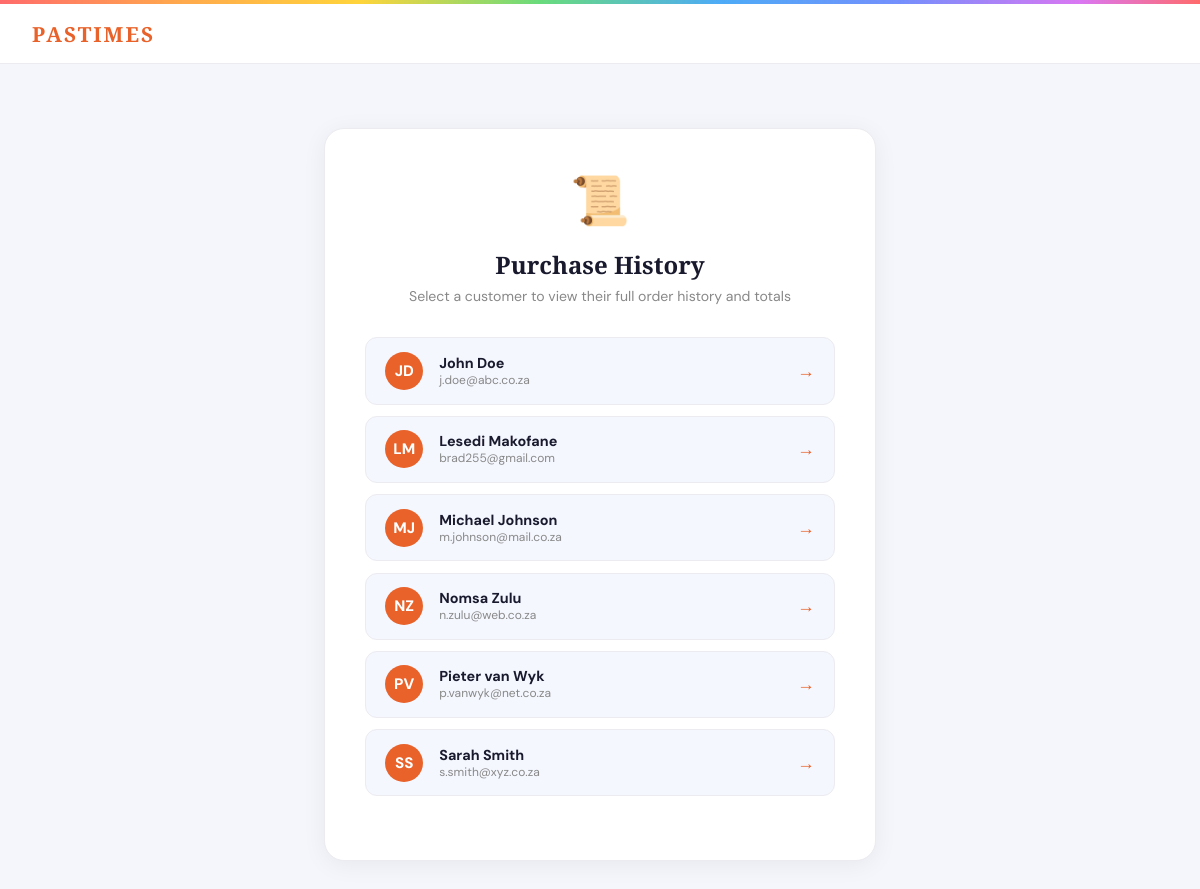
Screenshot of /purchase_history.php (signed in) with the database file from the repository.
### tables this page shows
CREATE TABLE `tbluser` (
  `UserID` int(11) NOT NULL,
  `FirstName` varchar(80) NOT NULL,
  `LastName` varchar(80) NOT NULL,
  `Email` varchar(150) NOT NULL,
  `UserPass` varchar(255) NOT NULL,
  `Phone` varchar(20) DEFAULT NULL,
  `Address` text DEFAULT NULL,
  `Status` enum('pending','active','suspended') DEFAULT 'pending',
  `RegisteredAt` datetime DEFAULT current_timestamp()
);

### purchase_history.php (the view, shortened to what this page needs)
<?php
$conn = getDBConnection();
$userID = isset($_GET['user_id']) ? (int)$_GET['user_id'] : 0;
$allUsersResult = $conn->query("SELECT UserID, FirstName, LastName, Email FROM tblUser ORDER BY FirstName, LastName");
$allUsers = [];
while ($u = $allUsersResult->fetch_assoc()) $allUsers[] = $u;
if ($userID === 0) {
    ?><!DOCTYPE html>
    <html lang="en">
    <head>
    </head>
    <body>
    <nav><a class="nav-brand" href="admin_dashboard.php">Pastimes</a></nav>
    <div class="page">
        <div class="card">
            <div class="card-icon">📜</div>
            <div class="card-title">Purchase History</div>
            <div class="card-sub">Select a customer to view their full order history and totals</div>
            <div class="user-list">
                <?php foreach ($allUsers as $u):
                    $initials = strtoupper(substr($u['FirstName'],0,1) . substr($u['LastName'],0,1));
                ?>
                <a class="user-btn" href="purchase_history.php?user_id=<?= $u['UserID'] ?>">
                    <div class="user-avatar"><?= $initials ?></div>
                    <div>
                        <div class="user-name"><?= htmlspecialchars($u['FirstName'] . ' ' . $u['LastName']) ?></div>
                        <div class="user-email"><?= htmlspecialchars($u['Email']) ?></div>
                    </div>
                    <span class="arrow">→</span>
                </a>
                <?php endforeach; ?>
            </div>
        </div>
    </div>
    </body></html>
    <?php
    exit;
}
?>

### purchase_history.php (style rules this page uses)
*,*::before,*::after { box-sizing:border-box;margin:0;padding:0 }
:root { --orange:#E8622A;--orange-dark:#c94e1e;--orange-lite:#fff0ea;--text:#1a1a2e;--muted:#888;--border:#ebebf0;--white:#fff;--bg:#f4f6fb }
body { font-family:'DM Sans',sans-serif;background:var(--bg);color:var(--text);min-height:100vh }
nav { background:var(--white);border-bottom:1px solid var(--border);padding:0 2rem;height:60px;display:flex;align-items:center;gap:1.5rem }
.nav-brand { font-family:'Playfair Display',serif;font-size:1.3rem;font-weight:900;color:var(--orange);letter-spacing:2px;text-transform:uppercase;text-decoration:none }
.page { max-width:600px;margin:4rem auto;padding:0 1.5rem }
.card { background:var(--white);border:1px solid var(--border);border-radius:20px;padding:2.5rem;box-shadow:0 4px 24px rgba(0,0,0,.06);text-align:center }
.card-icon { font-size:3rem;margin-bottom:1rem }
.card-title { font-family:'Playfair Display',serif;font-size:1.5rem;font-weight:900;color:var(--text);margin-bottom:.4rem }
.card-sub { font-size:.88rem;color:var(--muted);margin-bottom:2rem }
.user-list { display:flex;flex-direction:column;gap:.7rem;margin-bottom:1.5rem }
.user-btn { display:flex;align-items:center;gap:1rem;background:#f5f7ff;border:1.5px solid var(--border);border-radius:12px;padding:.85rem 1.2rem;text-decoration:none;color:var(--text);transition:all .2s;text-align:left }
.user-avatar { width:38px;height:38px;border-radius:50%;background:var(--orange);color:#fff;display:flex;align-items:center;justify-content:center;font-weight:800;font-size:.95rem;flex-shrink:0 }
.user-name { font-weight:700;font-size:.9rem }
.user-email { font-size:.75rem;color:var(--muted) }
.arrow { margin-left:auto;color:var(--orange);font-size:1.1rem }

### rows the page displays
tbluser: initials "JD", FirstName+LastName "John Doe", Email "j.doe@abc.co.za"
tbluser: initials "LM", FirstName+LastName "Lesedi Makofane", Email "brad255@gmail.com"
tbluser: initials "MJ", FirstName+LastName "Michael Johnson", Email "m.johnson@mail.co.za"
tbluser: initials "NZ", FirstName+LastName "Nomsa Zulu", Email "n.zulu@web.co.za"
tbluser: initials "PV", FirstName+LastName "Pieter van Wyk", Email "p.vanwyk@net.co.za"
tbluser: initials "SS", FirstName+LastName "Sarah Smith", Email "s.smith@xyz.co.za"
